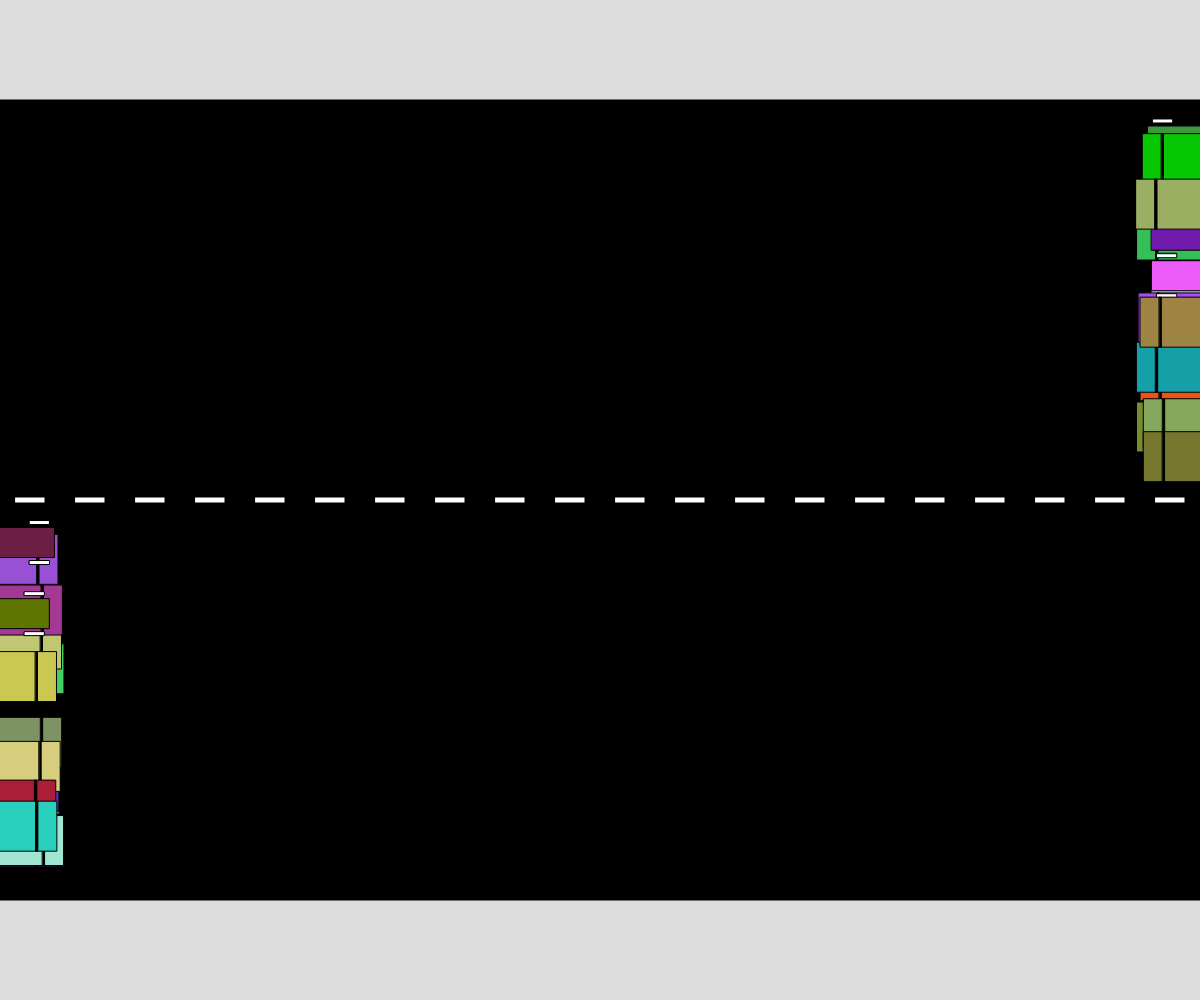
Frame 1 (no input)
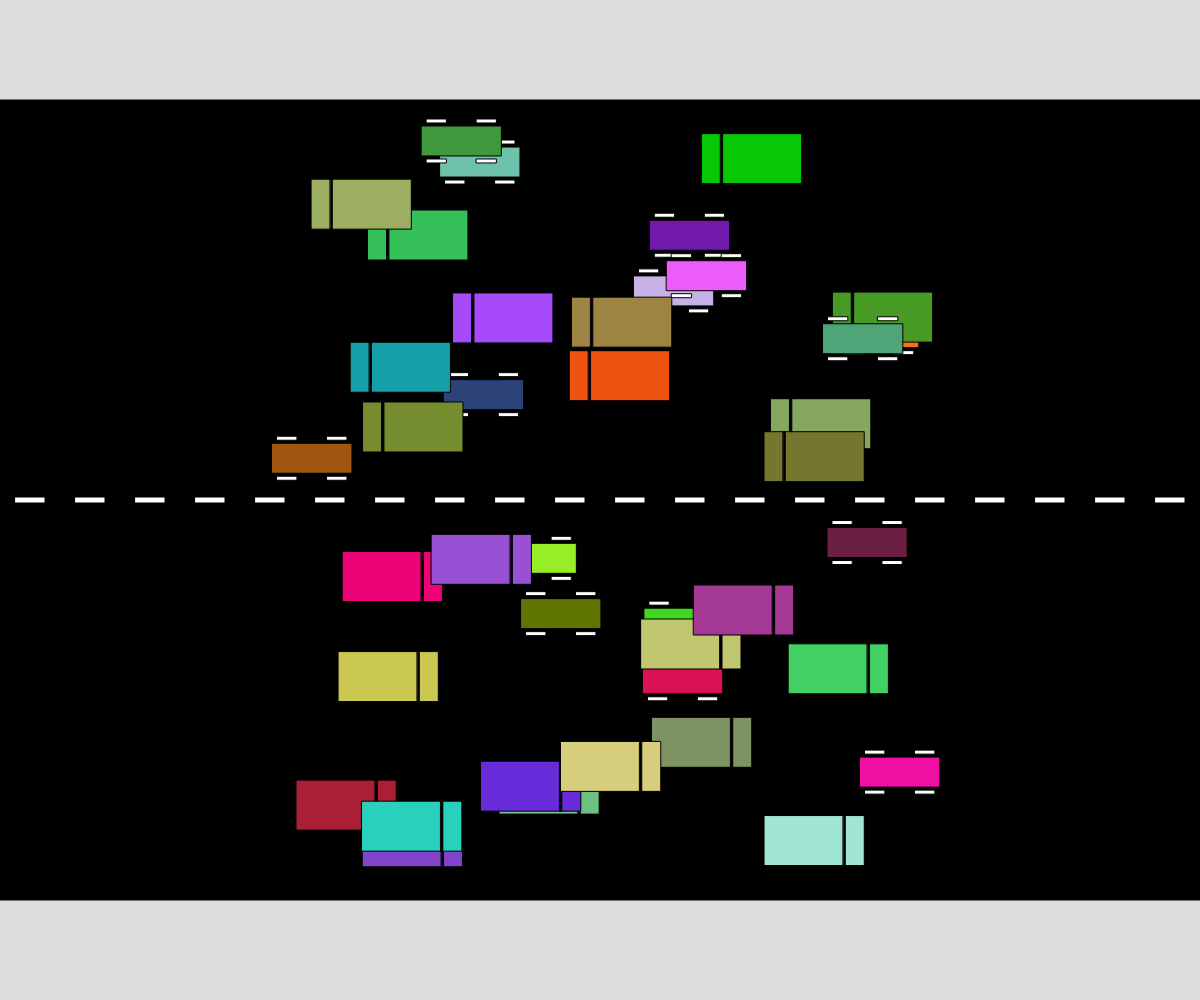
Frame 60 (no input)
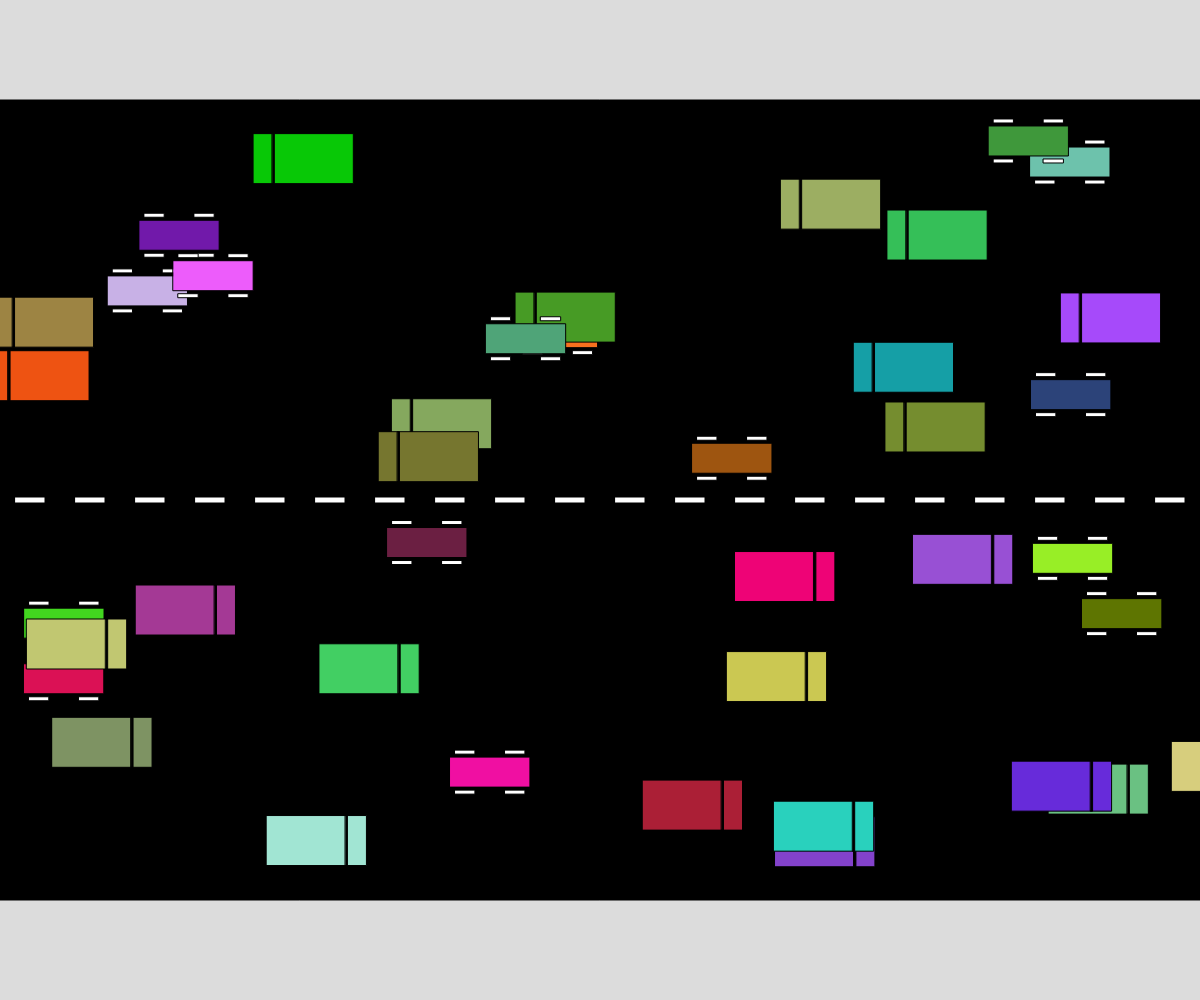
Frame 120 (the mouse pressed at the canvas centre since frame 60)

The p5.js sketch that drew these frames (run headless with seeded random() and noise() and a simulated clock; from frame 60 on, the mouse is pressed at the canvas centre):

// p5.js sketch
// ── sketch.js
// Cars Cars Cars
// Ted Song
// 10/22/2024
//
// Extra for Experts:
// - describe what you did to take this project "above and beyond"

let roadHeight = 800
let edge = 40
let eastbound = [];
let westbound = [];

function setup() {
  createCanvas(windowWidth, windowHeight);
  rectMode(CENTER)
  
  
  for (let i = 0; i < 20; i ++) { //westbound
    westbound[i] = new Vehicle(-1, Math.floor(random(1) + 0.5))
  }

  for (let i = 0; i < 20; i ++) { //eastbound
    eastbound[i] = new Vehicle(1, Math.floor(random(1) + 0.5))
  }
}

function draw() {
  background(220);

  fill(0)
  rect(width/2, height/2, width, roadHeight)

  fill(255)
  let count = 20
  for (let i = 0; i < count; i ++){
    rect(width/(count*2) + i * width/count, height/2, width/(count*2), 6)
  }

  for (let i = 0; i < eastbound.length; i ++) {
    eastbound[i].action()
  }

  for (let i = 0; i < westbound.length; i ++) {
    westbound[i].action()
  }
}

class Vehicle{
  constructor(dir, type){
    this.class = type;
    this.color = color(random(0, 255), random(0, 255), random(0, 255));
    this.speed = random(5, 15);
    this.dir = dir

    if (dir === -1){ //west
      this.x = width
      this.y = random(height/2 - roadHeight/2 + edge, height/2 - edge)
    } else { //east
      this.x = 0
      this.y = random(height/2 + edge, height/2 + roadHeight/2 - edge)
    }
  }

  display(){
    fill(this.color)

    if (this.class === 0) { //car
      rect(this.x, this.y, 80, 30)

      fill(255) //wheels
      rect(this.x + 25, this.y + 20, 20, 4)
      rect(this.x + 25, this.y - 20, 20, 4)
      rect(this.x - 25, this.y + 20, 20, 4)
      rect(this.x - 25, this.y - 20, 20, 4)
    } else { //truck
      rect(this.x, this.y, 100, 50)

      fill(0)
      rect(this.x + 30 * this.dir, this.y, 2, 50)
    }
  }

  move(){
    if (this.speed < 0) { //min speed is 0
      this.speed = 0
    } else if (this.speed > 15) { //max speed is 15
      this.speed = 15
    }

    this.x += this.speed * this.dir

    if (this.dir === -1 && this.x < -50){ //resets car x when it goes out of bound
      this.x = width + 50
    } else if (this.dir === 1 && this.x > width + 50){
      this.x = -50
    }
  }

  action(){
    this.move()
    this.display()
  }
}
